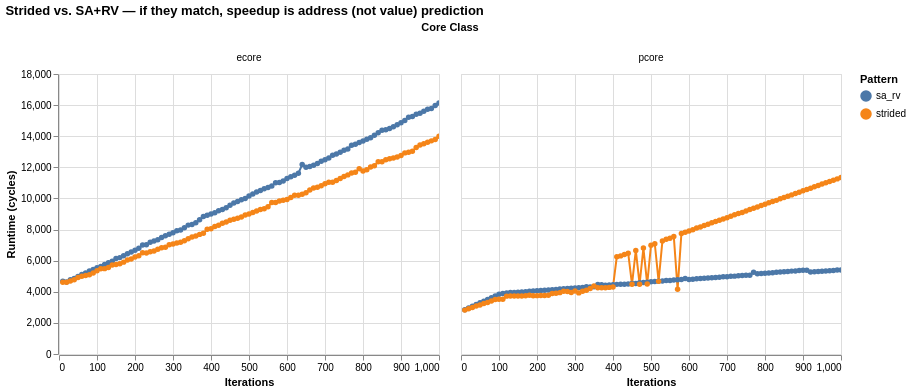

The notebook cell saved with this chart:
### Code cell
sa_rv_df = df[df["pattern"].isin(["strided", "sa_rv"])]

sa_rv_chart = (
    alt.Chart(sa_rv_df)
    .mark_line(point=True)
    .encode(
        x=alt.X("iterations:Q", title="Iterations"),
        y=alt.Y("median:Q", title=y_title),
        color=alt.Color("pattern:N", title="Pattern"),
        tooltip=[
            "pattern", "core_kind", "iterations",
            "min", "p25", "median", "p75", "max",
            "first", "last", "unit",
        ],
    )
    .properties(width=380, height=280)
    .facet(column=alt.Column("core_kind:N", title="Core Class", sort=["ecore", "pcore"]))
    .properties(title="Strided vs. SA+RV — if they match, speedup is address (not value) prediction")
    .interactive()
)

sa_rv_chart

### Figure 1 — Vega-Lite specification as saved in the notebook (floating-point values rounded to 4 significant figures; data arrays with more than 128 entries replaced by an {"elided": "..."} marker saying what was removed)
{"config": {"view": {"continuousWidth": 300, "continuousHeight": 300}}, "data": {"name": "data-9a97938d779f6871b1a5a4424630fcc1"}, "facet": {"column": {"field": "core_kind", "sort": ["ecore", "pcore"], "title": "Core Class", "type": "nominal"}}, "spec": {"mark": {"type": "line", "point": true}, "encoding": {"color": {"field": "pattern", "title": "Pattern", "type": "nominal"}, "tooltip": [{"field": "pattern", "type": "nominal"}, {"field": "core_kind", "type": "nominal"}, {"field": "iterations", "type": "quantitative"}, {"field": "min", "type": "quantitative"}, {"field": "p25", "type": "quantitative"}, {"field": "median", "type": "quantitative"}, {"field": "p75", "type": "quantitative"}, {"field": "max", "type": "quantitative"}, {"field": "first", "type": "quantitative"}, {"field": "last", "type": "quantitative"}, {"field": "unit", "type": "nominal"}], "x": {"field": "iterations", "title": "Iterations", "type": "quantitative"}, "y": {"field": "median", "title": "Runtime (cycles)", "type": "quantitative"}}, "height": 280, "name": "view_8b58e3eed1e63f7c_0", "width": 380}, "params": [{"name": "param_1e9efca18e7a2868", "select": {"type": "interval", "encodings": ["x", "y"]}, "bind": "scales", "views": ["view_8b58e3eed1e63f7c_0"]}], "title": "Strided vs. SA+RV — if they match, speedup is address (not value) prediction", "$schema": "https://vega.github.io/schema/vega-lite/v6.1.0.json", "datasets": {"data-9a97938d779f6871b1a5a4424630fcc1": {"elided": "400 records"}}}
